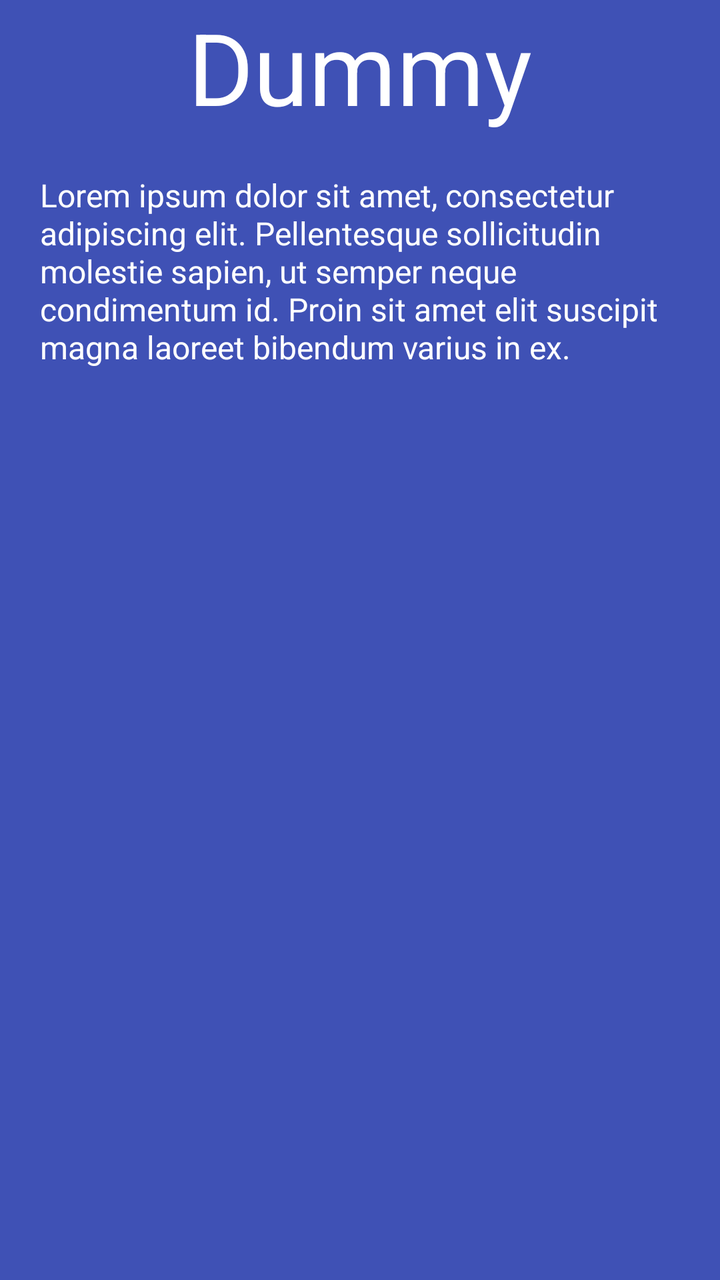
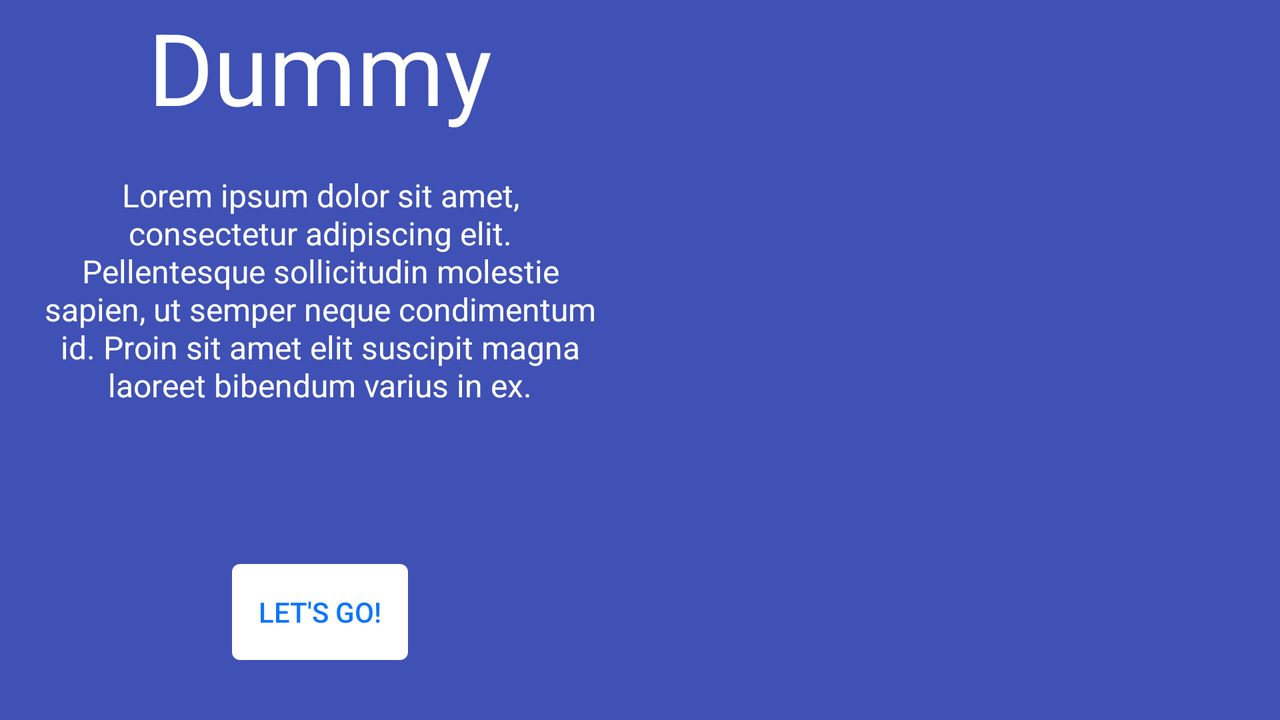

Compare how this app lays out the same screen by default and in its alternative resource folder. The renders come first, then the two layout files and the values they reference.
<!-- AndroidManifest.xml: application theme AppTheme.NoActionBar -->
<!-- res/layout/fragment_on_boarding.xml -->
<RelativeLayout xmlns:android="http://schemas.android.com/apk/res/android"
    android:id="@+id/content_layout"
    android:layout_width="match_parent"
    android:layout_height="match_parent"
    android:background="@color/colorPrimary"
    android:orientation="vertical">

    <TextView
        android:id="@+id/title"
        android:layout_width="match_parent"
        android:layout_height="wrap_content"
        android:gravity="center"
        android:layout_alignParentTop="true"
        android:layout_alignParentStart="true"
        android:layout_alignParentLeft="true"
        android:textColor="@color/white"
        android:text="@string/dummy_short"
        android:textSize="50sp"/>

    <TextView
        android:id="@+id/description"
        android:layout_margin="20dp"
        android:layout_width="match_parent"
        android:layout_height="wrap_content"
        android:layout_below="@id/title"
        android:layout_alignParentStart="true"
        android:layout_alignParentLeft="true"
        android:textColor="@color/white"
        android:text="@string/dummy_long"
        android:textSize="16sp" />

    <ImageView
        android:id="@+id/image"
        android:layout_width="wrap_content"
        android:layout_height="wrap_content"
        android:layout_alignParentBottom="true"
        android:layout_alignParentEnd="true"
        android:layout_alignParentStart="true"
        android:layout_alignParentLeft="true"
        android:layout_alignParentRight="true"
        android:layout_below="@id/description"
        android:scaleType="fitCenter" />

    <Button
        android:id="@+id/button"
        android:visibility="gone"
        android:layout_width="wrap_content"
        android:layout_height="wrap_content"
        android:layout_marginTop="30dp"
        android:background="@drawable/rounded_yellow"
        android:textColor="@color/other_blue"
        android:text="@string/finish_tutorial"
        android:layout_centerHorizontal="true"
        android:layout_alignParentBottom="true"
        android:layout_marginBottom="30dp"
        android:scaleType="fitCenter" />

</RelativeLayout>
<!-- resources referenced by this layout -->
<resources>
  <color name="colorPrimary">#3F51B5</color>
  <color name="other_blue">#0e75fc</color>
  <color name="white">#FFFFFF</color>
  <!-- drawable rounded_yellow (drawable) -->
  <?xml version="1.0" encoding="utf-8"?>
  
  <ripple xmlns:android="http://schemas.android.com/apk/res/android"
      xmlns:tools="http://schemas.android.com/tools"
      android:color="@color/light_gray"
      tools:targetApi="lollipop"> 
      <item android:id="@android:id/background">
          <shape xmlns:android="http://schemas.android.com/apk/res/android">
              <solid android:color="@color/white"/>
              <corners android:radius="4dip"/>
              <padding android:left="0dip" android:top="0dip" android:right="0dip" android:bottom="0dip" />
          </shape>
      </item>
  </ripple>
  <string name="dummy_long" translatable="false">Lorem ipsum dolor sit amet, consectetur adipiscing elit. Pellentesque sollicitudin molestie sapien, ut semper neque condimentum id. Proin sit amet elit suscipit magna laoreet bibendum varius in ex.</string>
  <string name="dummy_short" translatable="false">Dummy</string>
  <string name="finish_tutorial">Let\'s go!</string>
  <style name="AppTheme.NoActionBar" parent="AppTheme">
          <item name="windowNoTitle">true</item>
      </style>
  <color name="light_gray">#ffffff</color>
  <style name="AppTheme" parent="Theme.AppCompat.Light.DarkActionBar">
          <item name="colorPrimary">@color/colorPrimary</item>
          <item name="colorPrimaryDark">@color/colorPrimaryDark</item>
          <item name="colorAccent">@color/colorAccent</item>
      </style>
  <color name="colorPrimaryDark">#303F9F</color>
  <color name="colorAccent">#3dc5e3</color>
</resources>
<!-- res/layout-land/fragment_on_boarding.xml (the repository's variant of the layout above) -->
<!-- drawn on the phone turned sideways -->
<RelativeLayout xmlns:android="http://schemas.android.com/apk/res/android"
    android:id="@+id/content_layout"
    android:layout_width="match_parent"
    android:layout_height="match_parent"
    android:background="@color/colorPrimary"
    android:orientation="vertical">

    <View
        android:id="@+id/anchor"
        android:layout_width="0dp"
        android:layout_height="0dp"
        android:layout_centerHorizontal="true"/>

    <TextView
        android:id="@+id/title"
        android:layout_width="match_parent"
        android:layout_height="wrap_content"
        android:layout_alignParentLeft="true"
        android:layout_alignParentStart="true"
        android:layout_toLeftOf="@+id/anchor"
        android:layout_toStartOf="@id/anchor"
        android:layout_alignParentTop="true"
        android:gravity="center"
        android:text="@string/dummy_short"
        android:textColor="@color/white"
        android:textSize="50sp" />

    <TextView
        android:id="@+id/description"
        android:layout_width="match_parent"
        android:layout_height="wrap_content"
        android:layout_alignParentLeft="true"
        android:layout_alignParentStart="true"
        android:layout_toLeftOf="@id/anchor"
        android:layout_toStartOf="@id/anchor"
        android:layout_below="@id/title"
        android:layout_margin="20dp"
        android:gravity="center"
        android:text="@string/dummy_long"
        android:textColor="@color/white"
        android:textSize="16sp" />

    <ImageView
        android:id="@+id/image"
        android:layout_width="wrap_content"
        android:layout_height="wrap_content"
        android:layout_alignParentTop="true"
        android:layout_alignParentBottom="true"
        android:layout_alignParentEnd="true"
        android:layout_alignParentRight="true"
        android:layout_toRightOf="@id/anchor"
        android:layout_toEndOf="@id/anchor"
        android:scaleType="fitCenter" />

    <FrameLayout
        android:layout_width="match_parent"
        android:layout_height="match_parent"
        android:layout_alignParentStart="true"
        android:layout_alignParentLeft="true"
        android:layout_toLeftOf="@id/anchor"
        android:layout_toStartOf="@id/anchor" >

        <Button
            android:layout_marginBottom="30dp"
            android:layout_gravity="center_horizontal|bottom"
            android:id="@+id/button"
            android:layout_width="wrap_content"
            android:layout_height="wrap_content"
            android:background="@drawable/rounded_yellow"
            android:scaleType="fitCenter"
            android:text="@string/finish_tutorial"
            android:textColor="@color/other_blue" />

    </FrameLayout>

</RelativeLayout>
